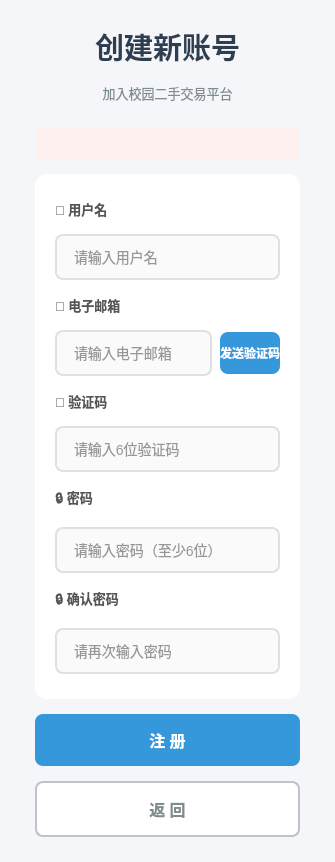
<?xml version="1.0" encoding="UTF-8"?>
<ui version="4.0">
 <class>RegisterDialog</class>
 <widget class="QDialog" name="RegisterDialog">
  <property name="windowTitle">
   <string>校园二手交易平台 - 注册账号</string>
  </property>
  <property name="windowIcon">
   <iconset resource="image.qrc">
    <normaloff>:/new/prefix1/image/icon.png</normaloff>:/new/prefix1/image/icon.png</iconset>
  </property>
  <property name="styleSheet">
   <string notr="true">QDialog { background-color: #f5f6fa; }</string>
  </property>
  <layout class="QVBoxLayout" name="mainLayout">
   <property name="spacing">
    <number>15</number>
   </property>
   <property name="leftMargin">
    <number>35</number>
   </property>
   <property name="topMargin">
    <number>25</number>
   </property>
   <property name="rightMargin">
    <number>35</number>
   </property>
   <property name="bottomMargin">
    <number>25</number>
   </property>
   <item>
    <widget class="QLabel" name="m_titleLabel">
     <property name="text">
      <string>创建新账号</string>
     </property>
     <property name="alignment">
      <set>Qt::AlignmentFlag::AlignCenter</set>
     </property>
     <property name="styleSheet">
      <string notr="true">font-size: 22pt; font-weight: bold; color: #2c3e50;</string>
     </property>
    </widget>
   </item>
   <item>
    <widget class="QLabel" name="m_subtitleLabel">
     <property name="text">
      <string>加入校园二手交易平台</string>
     </property>
     <property name="alignment">
      <set>Qt::AlignmentFlag::AlignCenter</set>
     </property>
     <property name="styleSheet">
      <string notr="true">color: #7f8c8d; font-size: 13px;</string>
     </property>
    </widget>
   </item>
   <item>
    <spacer>
     <property name="orientation">
      <enum>Qt::Orientation::Vertical</enum>
     </property>
     <property name="sizeHint" stdset="0">
      <size>
       <width>0</width>
       <height>10</height>
      </size>
     </property>
    </spacer>
   </item>
   <item>
    <widget class="QLabel" name="m_errorLabel">
     <property name="text">
      <string/>
     </property>
     <property name="alignment">
      <set>Qt::AlignmentFlag::AlignCenter</set>
     </property>
     <property name="visible">
      <bool>false</bool>
     </property>
     <property name="styleSheet">
      <string notr="true">color: #e74c3c; font-size: 13px; font-weight: bold; background-color: #fdf0ef; border-radius: 6px; padding: 8px;</string>
     </property>
    </widget>
   </item>
   <item>
    <widget class="QWidget" name="formWidget" native="true">
     <property name="styleSheet">
      <string notr="true">QWidget { background-color: #ffffff; border-radius: 12px; }
QLineEdit {
  min-height: 42px; padding: 0 15px; border: 2px solid #e0e0e0;
  border-radius: 8px; font-size: 14px;
  background-color: #fafafa; color: #333333;
}
QLineEdit:focus {
  border-color: #3498db; background-color: #ffffff;
}</string>
     </property>
     <layout class="QVBoxLayout" name="formLayout">
      <property name="spacing">
       <number>15</number>
      </property>
      <property name="leftMargin">
       <number>20</number>
      </property>
      <property name="topMargin">
       <number>25</number>
      </property>
      <property name="rightMargin">
       <number>20</number>
      </property>
      <property name="bottomMargin">
       <number>25</number>
      </property>
      <item>
       <widget class="QLabel" name="usernameLabel">
        <property name="text">
         <string>👤 用户名</string>
        </property>
        <property name="styleSheet">
         <string notr="true">font-size: 13px; color: #555; font-weight: bold; background: transparent;</string>
        </property>
       </widget>
      </item>
      <item>
       <widget class="QLineEdit" name="m_usernameEdit">
        <property name="maxLength">
         <number>30</number>
        </property>
        <property name="placeholderText">
         <string>请输入用户名</string>
        </property>
       </widget>
      </item>
      <item>
       <widget class="QLabel" name="emailLabel">
        <property name="text">
         <string>📧 电子邮箱</string>
        </property>
        <property name="styleSheet">
         <string notr="true">font-size: 13px; color: #555; font-weight: bold; background: transparent;</string>
        </property>
       </widget>
      </item>
      <item>
       <layout class="QHBoxLayout" name="emailRowLayout">
        <property name="spacing">
         <number>8</number>
        </property>
        <item>
         <widget class="QLineEdit" name="m_emailEdit">
          <property name="maxLength">
           <number>50</number>
          </property>
          <property name="placeholderText">
           <string>请输入电子邮箱</string>
          </property>
         </widget>
        </item>
        <item>
         <widget class="QPushButton" name="m_sendCodeBtn">
          <property name="cursor">
           <cursorShape>PointingHandCursor</cursorShape>
          </property>
          <property name="fixedWidth">
           <number>100</number>
          </property>
          <property name="text">
           <string>发送验证码</string>
          </property>
          <property name="styleSheet">
           <string notr="true">QPushButton {
  background-color: #3498db; color: white; border: none;
  border-radius: 8px; font-size: 12px; font-weight: bold; min-height: 42px;
}
QPushButton:hover { background-color: #2980b9; }
QPushButton:disabled { background-color: #bdc3c7; color: white; }</string>
          </property>
         </widget>
        </item>
       </layout>
      </item>
      <item>
       <widget class="QLabel" name="codeLabel">
        <property name="text">
         <string>🔑 验证码</string>
        </property>
        <property name="styleSheet">
         <string notr="true">font-size: 13px; color: #555; font-weight: bold; background: transparent;</string>
        </property>
       </widget>
      </item>
      <item>
       <widget class="QLineEdit" name="m_codeEdit">
        <property name="maxLength">
         <number>6</number>
        </property>
        <property name="placeholderText">
         <string>请输入6位验证码</string>
        </property>
       </widget>
      </item>
      <item>
       <widget class="QLabel" name="passwordLabel">
        <property name="text">
         <string>🔒 密码</string>
        </property>
        <property name="styleSheet">
         <string notr="true">font-size: 13px; color: #555; font-weight: bold; background: transparent;</string>
        </property>
       </widget>
      </item>
      <item>
       <widget class="QLineEdit" name="m_passwordEdit">
        <property name="echoMode">
         <enum>QLineEdit::EchoMode::Password</enum>
        </property>
        <property name="maxLength">
         <number>32</number>
        </property>
        <property name="placeholderText">
         <string>请输入密码（至少6位）</string>
        </property>
       </widget>
      </item>
      <item>
       <widget class="QLabel" name="confirmPwdLabel">
        <property name="text">
         <string>🔒 确认密码</string>
        </property>
        <property name="styleSheet">
         <string notr="true">font-size: 13px; color: #555; font-weight: bold; background: transparent;</string>
        </property>
       </widget>
      </item>
      <item>
       <widget class="QLineEdit" name="m_confirmPwdEdit">
        <property name="echoMode">
         <enum>QLineEdit::EchoMode::Password</enum>
        </property>
        <property name="maxLength">
         <number>32</number>
        </property>
        <property name="placeholderText">
         <string>请再次输入密码</string>
        </property>
       </widget>
      </item>
     </layout>
    </widget>
   </item>
   <item>
    <widget class="QPushButton" name="m_registerBtn">
     <property name="cursor">
      <cursorShape>PointingHandCursor</cursorShape>
     </property>
     <property name="text">
      <string>注 册</string>
     </property>
     <property name="styleSheet">
      <string notr="true">QPushButton {
  background-color: #3498db; color: white; border: none;
  border-radius: 8px; padding: 14px; font-size: 16px; font-weight: bold;
}
QPushButton:hover { background-color: #2980b9; }
QPushButton:pressed { background-color: #2471a3; }</string>
     </property>
    </widget>
   </item>
   <item>
    <widget class="QPushButton" name="m_cancelBtn">
     <property name="cursor">
      <cursorShape>PointingHandCursor</cursorShape>
     </property>
     <property name="text">
      <string>返 回</string>
     </property>
     <property name="styleSheet">
      <string notr="true">QPushButton {
  background-color: #ffffff; color: #7f8c8d; border: 2px solid #bdc3c7;
  border-radius: 8px; padding: 14px; font-size: 16px; font-weight: bold;
}
QPushButton:hover { background-color: #f5f6fa; border-color: #95a5a6; }</string>
     </property>
    </widget>
   </item>
  </layout>
 </widget>
 <resources>
  <include location="image.qrc"/>
 </resources>
 <connections/>
</ui>
